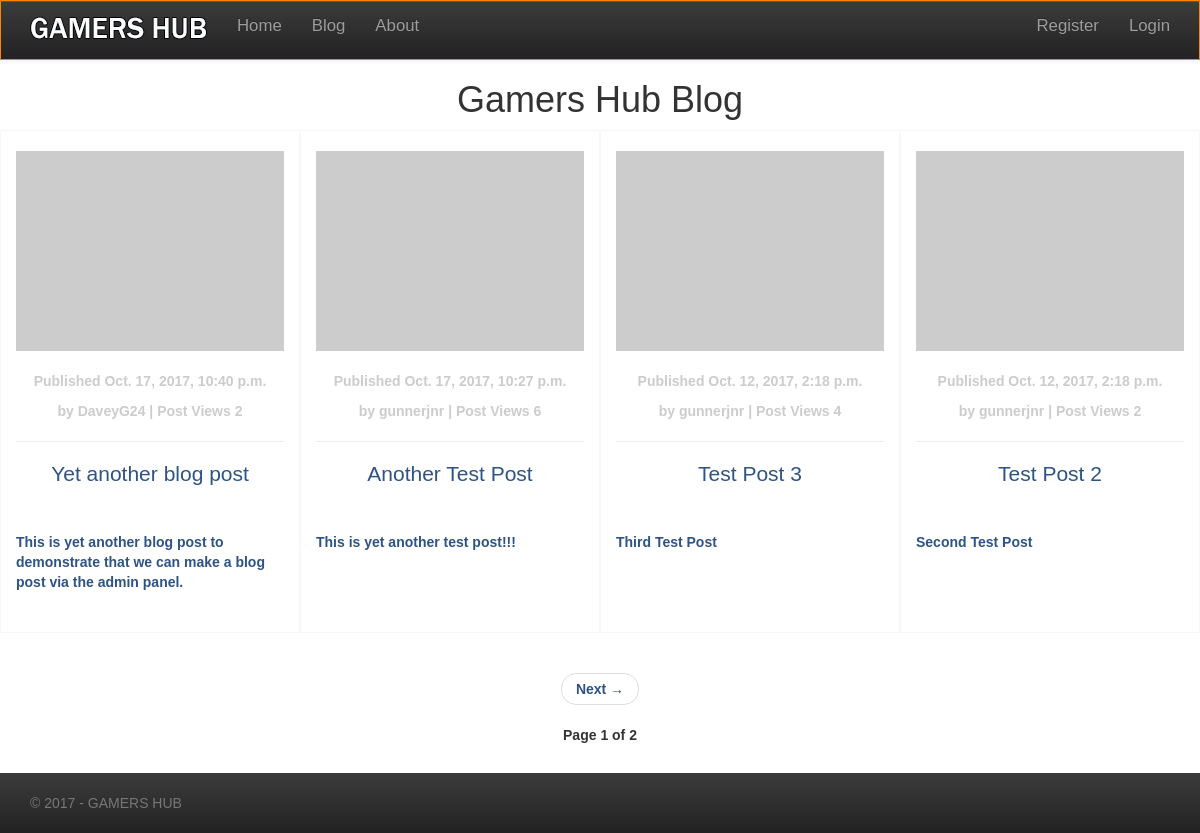
Page /blog/ on the earlier database version.
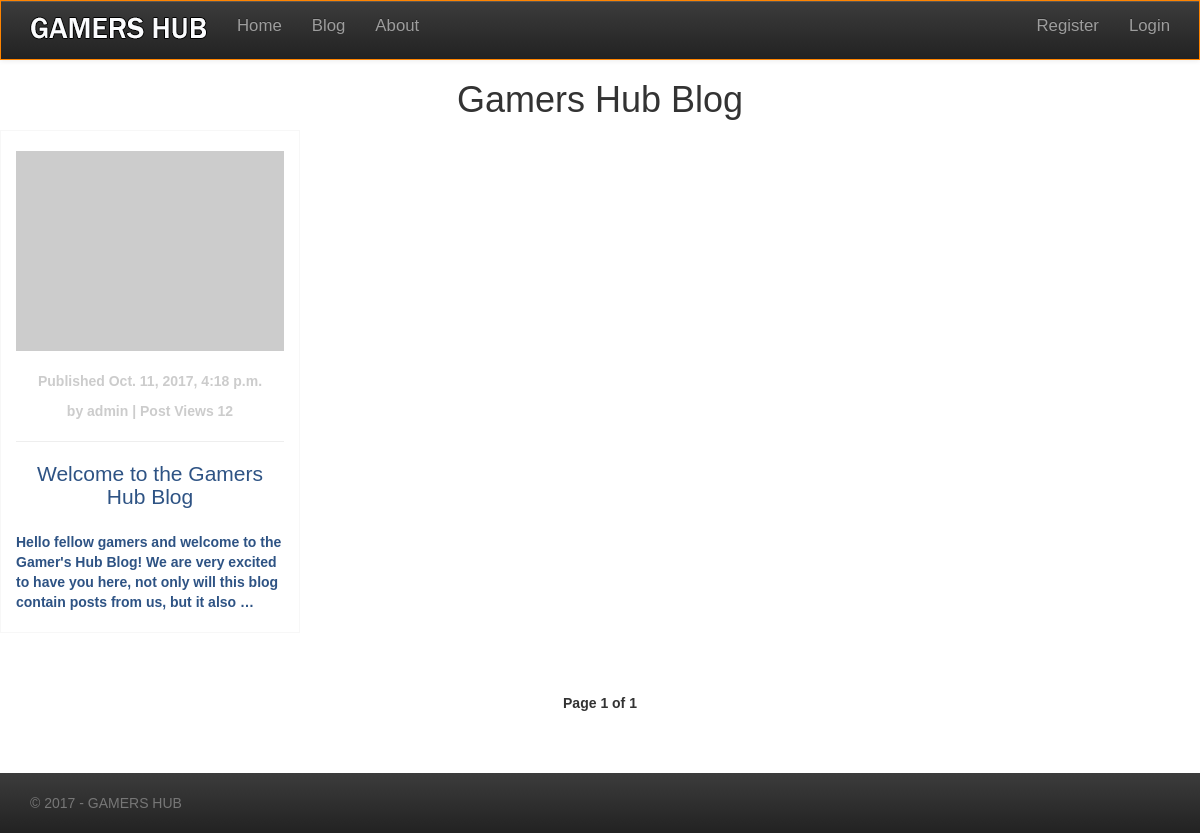
Same page on the later database version.
### gamersblog/models.py (models this page shows, shortened)
class BlogPost(models.Model):
    STATUS_CHOICES = (
        ('save_draft', 'Draft'),
        ('published', 'Published'),
    )
    post_title = models.CharField(max_length=40)
    post_slug = models.SlugField(max_length=50, unique_for_date='publish')
    post_author = models.ForeignKey(User, related_name='blog_posts')
    post_body = models.TextField()
    publish = models.DateTimeField(default=timezone.now)
    created_date = models.DateTimeField(auto_now_add=True)
    updated_date = models.DateTimeField(auto_now=True)
    post_status = models.CharField(max_length=10, choices=STATUS_CHOICES)
    post_views = models.IntegerField(default=0)  # record the number of post views
    post_tags = models.CharField(max_length=30, blank=True, null=True)
    objects = models.Manager()  # default Django Manager
    published = PublishedBlogPostManager()  # Our Custom Manager
    class Meta:
        ordering = ('-publish',)
    def get_absolute_url(self):
        return reverse('gamersblog:blog_post_detail',
                       args=[self.publish.strftime('%d'),
                             self.publish.strftime('%m'),
                             self.publish.year,
                             self.post_slug])

### gamersblog/views.py (the view)
def blog_post_list(request):
    object_list = BlogPost.published.all()
    paginator = Paginator(object_list, 4)  # 4 posts in each page
    page = request.GET.get('page')
    try:
        blog_posts = paginator.page(page)
    except PageNotAnInteger:
        blog_posts = paginator.page(1)
    except EmptyPage:
        blog_posts = paginator.page(paginator.num_pages)
    return render(request, 'gamersblog/blogposts/blogpostlist.html', {'page': page, 'blog_posts': blog_posts})

### gamersblog/models.py (called while the page is built)
    def get_queryset(self):
        return super(PublishedBlogPostManager, self).get_queryset().filter(post_status='published')

### gamersblog/templates/gamersblog/blogposts/blogpostlist.html (shortened to what this page needs)
{% extends "gamershub/base.html" %}
{% load staticfiles %}
{% block content %}
    <div id="blog-post-content">
        <h1>Gamers Hub Blog</h1>
        {% for post in  blog_posts %}
            <div class="col-md-3 blog-post-container">
                <a href="{{ post.get_absolute_url }}">
                    <img src="http://via.placeholder.com/500x200" alt="blog-post-thumbs">
                </a>
                <p class="date">
                    Published {{ post.publish }}
                </p>
                <p class="date">
                    by {{ post.post_author }} | Post Views {{ post.post_views }}
                </p>
                <hr>
                <div id="blog-post-title">
                    <h2>
                        <a href="{{ post.get_absolute_url }}">
                            {{ post.post_title }}
                        </a>
                    </h2>
                </div>
                <div id="blog-post-preview">
                        <a href="{{ post.get_absolute_url }}">
                            <p>{{ post.post_body|truncatewords:30|linebreaks }}</p>
                        </a>
                </div>
            </div>
        {% endfor %}
        <div class="col-md-12">
            {% include "gamersblog/blogposts/blogpostpagination.html" with page=blog_posts %}
        </div>
    </div>
{% endblock %}

### templates/gamershub/base.html (shortened to what this page needs)
{% load staticfiles %}
<DOCTYPE html>
<html lang="en-gb">
    <head>
        <link href="{% static "css/vendor/bootstrap/bootstrap.css" %}" rel="stylesheet">
        <link href="{% static "css/vendor/bootstrap/bootstrap-theme.css" %}" rel="stylesheet">
        <link href="{% static "css/gamershub.css" %}" rel="stylesheet">
    </head>
    <body>
        <nav class="navbar navbar-default navbar-fixed-top navbar navbar-inverse">
            <div class="container">
                <div class="navbar-header">
                    <a class="navbar-brand" href="{% url 'home' %}"><img alt="Brand" src="{% static "img/logo/nav-logo.png" %}"></a>
                </div>
                <div id="navbar" class="navbar-collapse collapse">
                    <ul class="nav navbar-nav">
                        <li><a href="{% url 'home' %}">Home</a></li>
                        <li><a href="/blog/">Blog</a></li>
                        <li><a href="#">About</a></li>
                    </ul>
                    <ul class="nav navbar-nav navbar-right">
                        {% if user.is_authenticated %}
                            <li><a href="{% url 'user_profile' %}">Profile</a></li>
                            {% if request.user.is_superuser or request.user.is_admin %}
                                <li><a href="/admin/">Admin</a></li>
                            {% endif %}
                            <li><a href="{% url 'logout' %}">Log Out</a></li>
                        {% else %}
                            <li><a href="{% url 'register' %}">Register</a></li>
                            <li><a href="{% url 'login' %}">Login</a></li>
                        {% endif %}
                    </ul>
                </div>
            </div>
        </nav>
        <div class="container-fluid">
            <div class="row">
                {% block content %}
                {% endblock %}
            </div>
        </div>
        <footer class="footer navbar-fixed-bottom navbar-inverse">
            <div class="container">
              <p class="text-muted">&copy; 2017 - GAMERS HUB</p>
            </div>
        </footer>
    </body>
</html>

### gamersblog/templates/gamersblog/blogposts/blogpostpagination.html (shortened to what this page needs)
<div class="pagination">
  <nav aria-label="blog-pagination">
    <ul class="pager">
      {% if page.has_next %}
        <li class="next"><a href="?page={{ page.next_page_number }}">Next <span aria-hidden="true">&rarr;</span></a></li>
      {% endif %}
    </ul>
  </nav>
  <span class="pager">
    Page {{ page.number }} of {{ page.paginator.num_pages }}
  </span>
</div>

### static/css/gamershub.css (style rules this page uses)
* { margin: 0; padding: 0; }
html { overflow-x: hidden; }
body { font-family: "Franklin Gothic Medium", "Arial Narrow", Arial, sans-serif; padding-top: 60px; padding-bottom: 60px; box-sizing: border-box; }
.navbar { position: fixed; height: 60px; border-bottom: solid; border-width: thin; border-color: #ff8400; margin: auto; }
.navbar li { padding-left: 0; }
.navbar-nav.navbar-right { float: right; }
.navbar ul li a { font-size: 1.2em; }
.navbar-brand img { vertical-align: middle; }
footer { position: fixed; height: 60px; background-color: #f5f5f5; bottom: 0; border-bottom: solid; border-width: thin; border-color: #ff8400; margin: auto; }
.container .text-muted { margin: 20px 0; }
p { font-family: "Franklin Gothic Medium", "Arial Narrow", Arial, sans-serif; font-style: normal; }
p.date { color: #ccc; font-size: 12px; }
a { color: rgb(46, 83, 132); text-decoration: none; }
[class*="col-"] { margin-top: 0; }
#blog-post-content { max-height: 100%; text-align: center; }
.blog-post-container { border: solid 0.05px rgba(224, 221, 221, 0.25); }
#blog-post-content img { width: 100%; height: 200px; margin-top: 20px; margin-bottom: 20px; }
#blog-post-title { min-height: 60px; }
#blog-post-title h2 { font-weight: normal; font-size: 1.5em; text-align: center; margin-top: 20px; }
#blog-post-preview { min-height: 100px; margin: auto; text-align: left; }
#blog-post-content p { font-size: 14px; font-weight: bold; }
#blog-post-title a, #blog-post-content a { text-decoration: none; }
.pagination { height: 100px; font-weight: bold; }

Differences in the rows shown:
removed BlogPost: publish "Oct. 17, 2017, 10:40 p.m.", post_author "DaveyG24", post_views "2", post_title "Yet another blog post", post_body "This is yet another blog post to demonstrate that we can make a blog post via the admin panel."
removed BlogPost: publish "Oct. 17, 2017, 10:27 p.m.", post_author "gunnerjnr", post_views "6", post_title "Another Test Post", post_body "This is yet another test post!!!"
removed BlogPost: publish "Oct. 12, 2017, 2:18 p.m.", post_author "gunnerjnr", post_views "4", post_title "Test Post 3", post_body "Third Test Post"
removed BlogPost: publish "Oct. 12, 2017, 2:18 p.m.", post_author "gunnerjnr", post_views "2", post_title "Test Post 2", post_body "Second Test Post"
now on this page (row edited): BlogPost: publish "Oct. 11, 2017, 4:18 p.m.", post_author "admin", post_views "12", post_title "Welcome to the Gamers Hub Blog", post_body "Hello fellow gamers and welcome to the Gamer's Hub Blog! We are very excited to have you here, not only will this blog contain posts from us, but it also …"
Other differences:
{{ page.paginator.num_pages }}: "2" → "1"
text no longer shown: "Next →"
